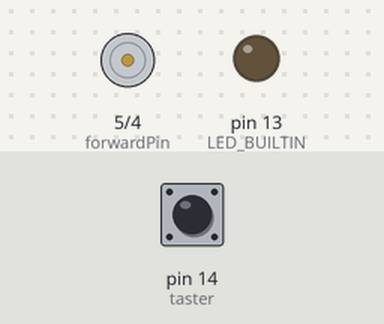
Recording of a sketch running on a simulated Arduino Uno, built with avr-gcc and run on an emulated ATmega328P. Parts: motor-driver pin pairs drawn as motors (green arrow = first pin HIGH = forward, orange = second pin HIGH = backward, longer = more drive), output pins drawn as LEDs (lit = HIGH). Inputs (shaded band) come from the test bench; at power-on: pin 14 (taster) LOW. What the sketch prints to the serial monitor is not drawn.

Above: at 1.2 s.
1.3 s: pin 14 (taster) pulled HIGH for 3.2 s
At 4.9 s:
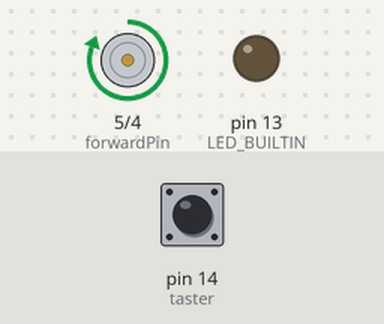
6.1 s: pin 14 (taster) pulled HIGH for 0.15 s
At 6.9 s:
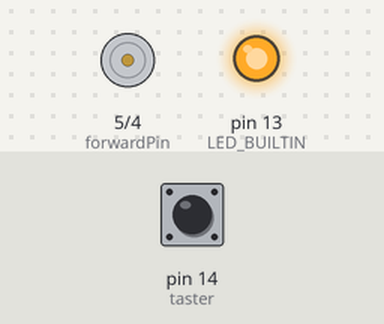
8.7 s: pin 14 (taster) pulled HIGH for 1 s
At 9.3 s:
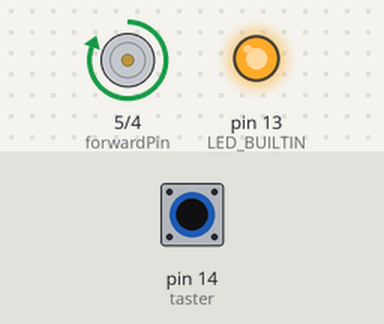
Timing chart, 0 to 11.7 s (numbered marks = the images above; inputs shaded):
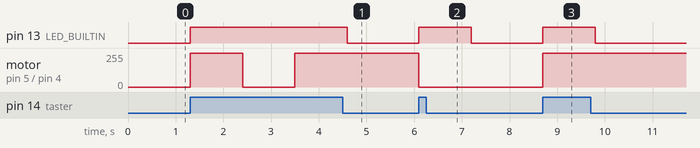

The sketch:

Lueftersteuerung_Bad.ino
```cpp
const int forwardPin = 5; // D1
const int reversePin = 4; // D2
const int taster = 14; // D5
const int runs = 700;
const int cooldown = 100;

// 0 = warte auf taster
// 1 = forward
// 2 = forward_cooldown
// 3 = reverse
// 4 = reverse_cooldown
int modus = 0;

int pressed = 0;
int runsForward = 0;
int runsReverse = 0;
int runsCooldown = 0;

// the setup function runs once when you press reset or power the board
void setup() {
  // initialize digital pin LED_BUILTIN as an output.
  Serial.begin(9600);
  Serial.println("Starte Lüftersteuerung setup");
  pinMode(LED_BUILTIN, OUTPUT);
  pinMode(forwardPin, OUTPUT);
  pinMode(reversePin, OUTPUT);
  pinMode(taster, INPUT);
  Serial.println("Lüftersteuerung setup DONE!");
}

void resetRuns() {
  runsForward = 0;
  runsReverse = 0;
  runsCooldown = 0;
}

void stopFans() {
  digitalWrite(forwardPin, LOW);
  digitalWrite(reversePin, LOW);
}

void goForward() {
  digitalWrite(forwardPin, HIGH);
  digitalWrite(reversePin, LOW);
}

void goReverse() {
  digitalWrite(forwardPin, LOW);
  digitalWrite(reversePin, HIGH);
}

// the loop function runs over and over again forever
void loop() {
  pressed = digitalRead(taster);
  if (pressed == HIGH) {
    digitalWrite(LED_BUILTIN, HIGH);
    // if the button is pressed
    if (modus == 0) {
      // we are going forward now!
      goForward();
      modus = 1;
    } else {
      // we are stopping now!
      stopFans();
      modus = 0;
    }
    resetRuns();
    delay(1000);
  } else {
    digitalWrite(LED_BUILTIN, LOW);
    // if button wasn't pressed, we continue normal operation
    if (modus == 1) {
      if (runsForward >= runs) {
        // we are cooling down now!
        stopFans();
        modus = 2;
        resetRuns();
      }
      runsForward++;
    }

    if (modus == 2) {
      if (runsCooldown >= cooldown) {
        goReverse();
        modus = 3;
        resetRuns();
      }
      runsCooldown++;
    }

    if (modus == 3) {
      if (runsReverse >= runs) {
        stopFans();
        modus = 4;
        resetRuns();
      }
      runsReverse++;
    }

    if (modus == 4) {
      if (runsCooldown >= cooldown) {
        goForward();
        modus = 1;
        resetRuns();
      }
      runsCooldown++;
    }
  }
  delay(100);
}
```

Measured:
- after the input at 1.3 s, pin 13 (LED_BUILTIN): LOW → HIGH at once, → LOW 3.3 s later; motor on pin 5 (forwardPin) / pin 4 (reversePin): stopped → forward 255/255 at once, → stopped 1.1 s later, → forward 255/255 1.1 s later
- after the input at 6.1 s, pin 13 (LED_BUILTIN): LOW → HIGH at once, → LOW 1.1 s later; motor on pin 5 (forwardPin) / pin 4 (reversePin): forward 255/255 → stopped at once
- after the input at 8.7 s, pin 13 (LED_BUILTIN): LOW → HIGH at once, → LOW 1.1 s later; motor on pin 5 (forwardPin) / pin 4 (reversePin): stopped → forward 255/255 at once
